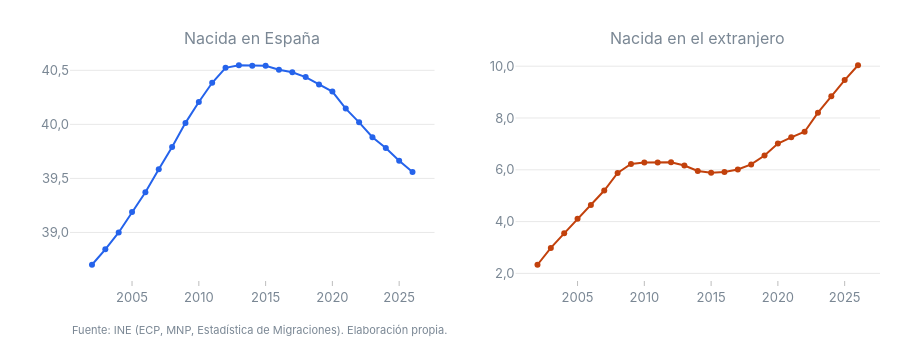

Source (notebook cell):
### Markdown cell above
### A1b · La población nacida en España disminuye cada año desde 2016

Los stocks cuentan la misma historia desde otro ángulo. La población nacida en España alcanzó su
máximo el 1-I-2013 (40,55 millones) y desde entonces baja cada año, con más fuerza desde 2016; la nacida en el extranjero
ha pasado de 5,9 a 10 millones en la misma década.

### Code cell
#| label: fig-stocks-nacimiento
#| fig-cap: "Población a 1 de enero según país de nacimiento, 2002–2026 (millones)."
esp, ext = s("Total", "España"), s("Total", "Extranjero")
fig = make_subplots(rows=1, cols=2, subplot_titles=("Nacida en España", "Nacida en el extranjero"))
fig.add_scatter(x=esp["anio"], y=esp["poblacion"] / 1e6, mode="lines+markers", line=dict(color=PALETTE[1]), showlegend=False, row=1, col=1)
fig.add_scatter(x=ext["anio"], y=ext["poblacion"] / 1e6, mode="lines+markers", line=dict(color=ACCENT), showlegend=False, row=1, col=2)
fig.update_yaxes(tickformat=",.1f")
fig.update_layout(height=360, margin=dict(t=50))
add_source(fig, SOURCE)
place_source(fig)
fig.show()

### Figure 1 — Plotly figure (JSON) as saved in the notebook; plotly's stock layout.template omitted (floating-point values rounded to 4 significant figures)
{"data": [{"line": {"color": "#2563eb"}, "mode": "lines+markers", "showlegend": false, "type": "scatter", "x": [2002, 2003, 2004, 2005, 2006, 2007, 2008, 2009, 2010, 2011, 2012, 2013, 2014, 2015, 2016, 2017, 2018, 2019, 2020, 2021, 2022, 2023, 2024, 2025, 2026], "xaxis": "x", "y": [38.7, 38.84, 39.0, 39.19, 39.37, 39.58, 39.79, 40.01, 40.21, 40.38, 40.52, 40.55, 40.54, 40.54, 40.51, 40.48, 40.44, 40.37, 40.3, 40.15, 40.02, 39.88, 39.78, 39.66, 39.56], "yaxis": "y"}, {"line": {"color": "#c2410c"}, "mode": "lines+markers", "showlegend": false, "type": "scatter", "x": [2002, 2003, 2004, 2005, 2006, 2007, 2008, 2009, 2010, 2011, 2012, 2013, 2014, 2015, 2016, 2017, 2018, 2019, 2020, 2021, 2022, 2023, 2024, 2025, 2026], "xaxis": "x2", "y": [2.334, 2.984, 3.548, 4.107, 4.638, 5.2, 5.879, 6.226, 6.28, 6.282, 6.295, 6.166, 5.953, 5.884, 5.913, 6.015, 6.208, 6.549, 7.015, 7.255, 7.468, 8.204, 8.838, 9.464, 10.04], "yaxis": "y2"}], "layout": {"annotations": [{"font": {"size": 16}, "showarrow": false, "text": "Nacida en España", "x": 0.225, "xanchor": "center", "xref": "paper", "y": 1.0, "yanchor": "bottom", "yref": "paper"}, {"font": {"size": 16}, "showarrow": false, "text": "Nacida en el extranjero", "x": 0.775, "xanchor": "center", "xref": "paper", "y": 1.0, "yanchor": "bottom", "yref": "paper"}, {"font": {"color": "#7a8794", "size": 11}, "showarrow": false, "text": "Fuente: INE (ECP, MNP, Estadística de Migraciones). Elaboración propia.", "x": 0, "xanchor": "left", "xref": "paper", "y": -0.18, "yanchor": "top", "yref": "paper"}], "height": 360, "margin": {"b": 80, "t": 50}, "xaxis": {"anchor": "y", "domain": [0.0, 0.45]}, "xaxis2": {"anchor": "y2", "domain": [0.55, 1.0]}, "yaxis": {"anchor": "x", "domain": [0.0, 1.0], "tickformat": ",.1f"}, "yaxis2": {"anchor": "x2", "domain": [0.0, 1.0], "tickformat": ",.1f"}}}
